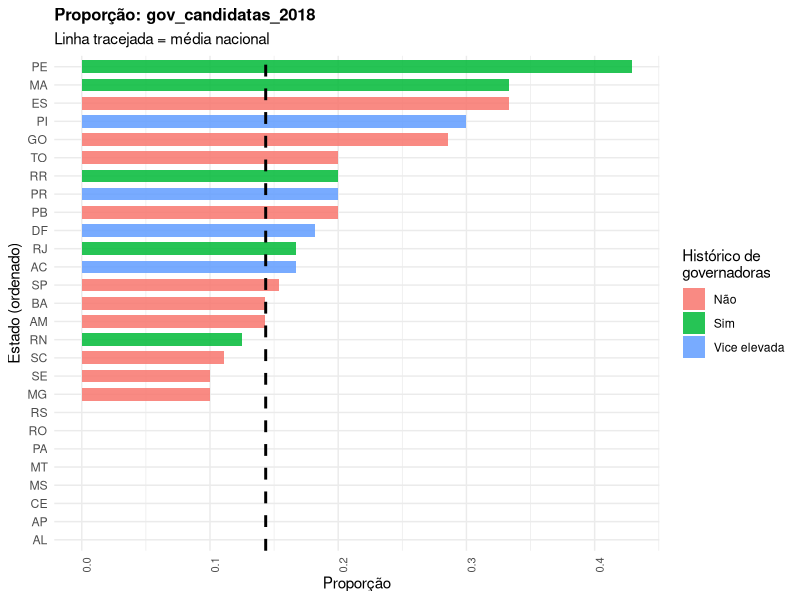
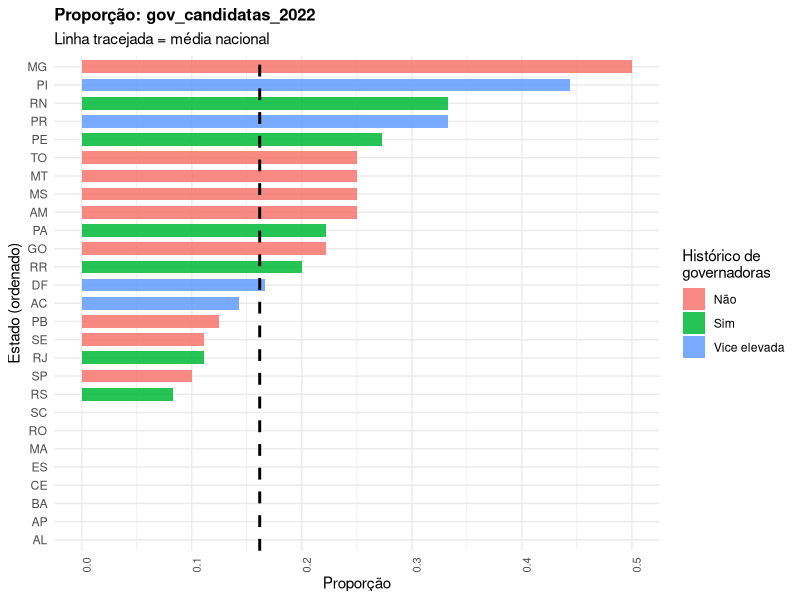
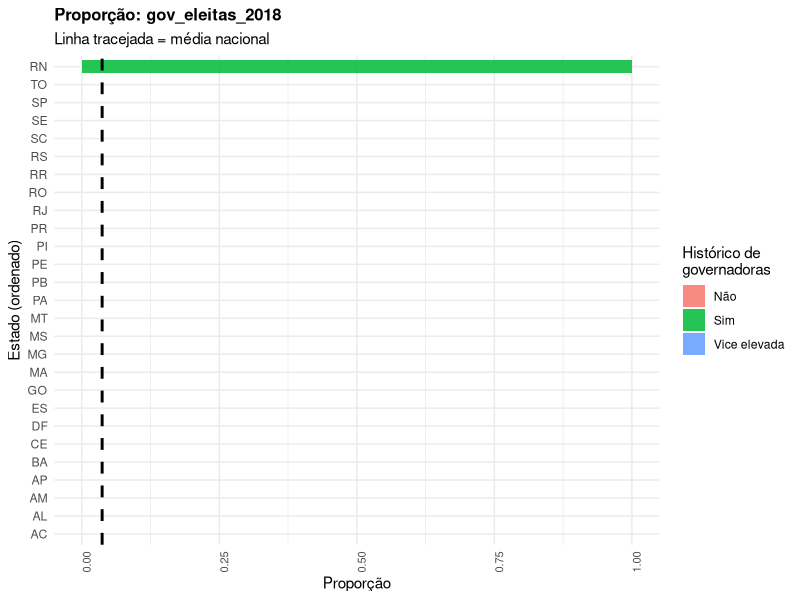
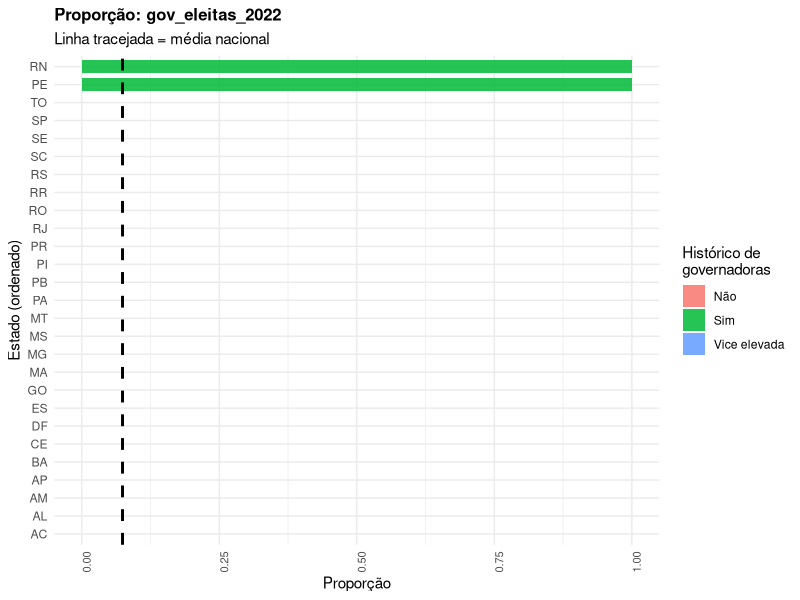
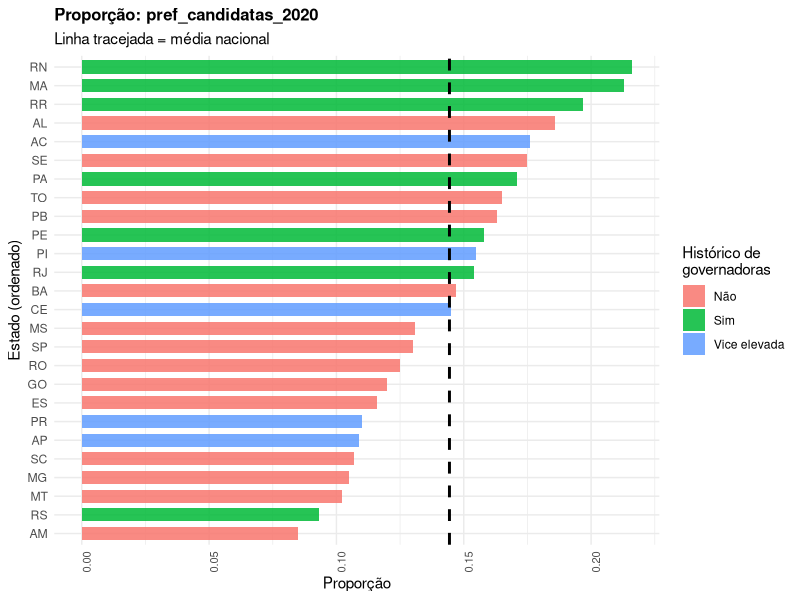
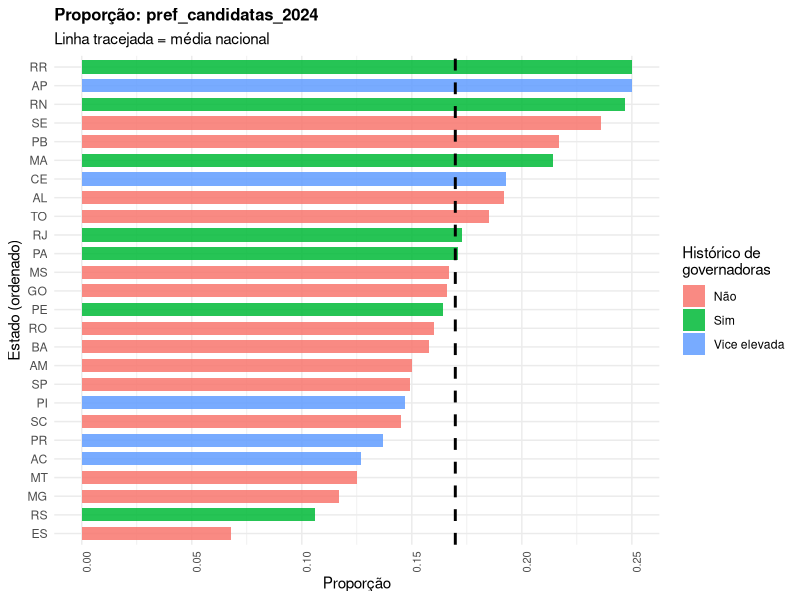
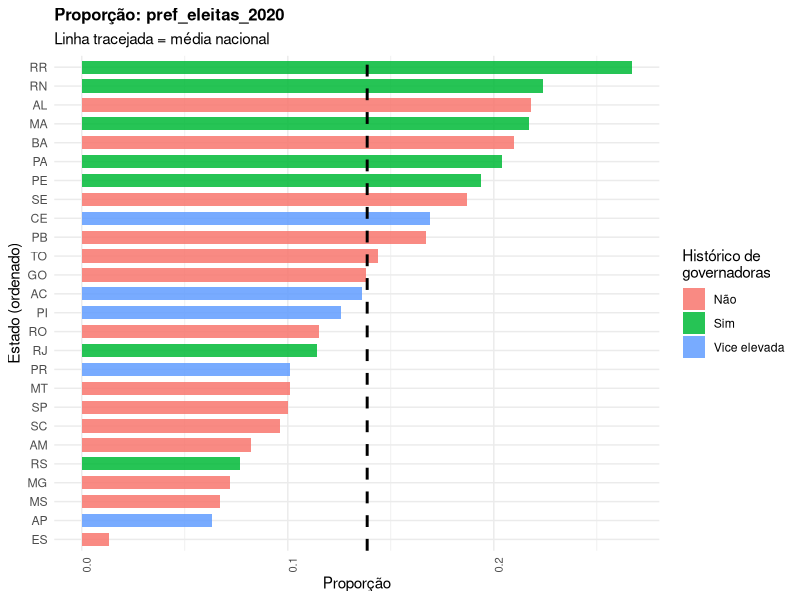
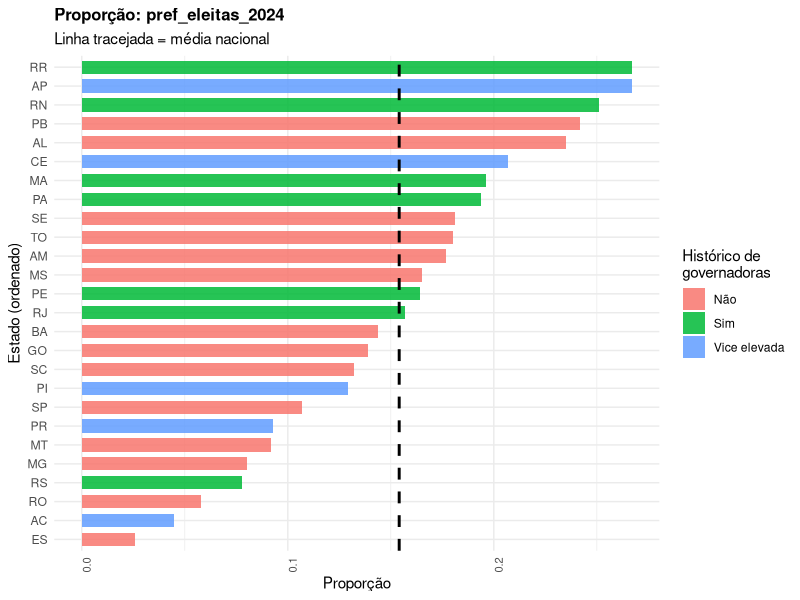

R code for these plots, in order:
## ---- chunk 1

library(tidyverse)
library(readxl)
library(knitr)
library(purrr)
library(broom)

## ---- chunk 2

# 1. CARREGAR E PREPARAR DADOS
setwd("C:/Users/julia.panisi/Downloads/Gênero e Política")

dados <- read_excel("Base de dados.xlsx", sheet = "Base de dados") %>%
  select(where(~ !all(is.na(.)))) %>%
  mutate(historico_gov = as.factor(historico_gov))

# variáveis numéricas de interesse
vars <- dados %>%
  select(starts_with("gov_"), starts_with("pref_")) %>%
  names()

vars

## ---- chunk 3

desc_vars <- map_dfr(
  vars,
  \(v){
    x <- dados[[v]]
    tibble(
      variavel = v,
      n        = sum(!is.na(x)),
      media    = mean(x, na.rm = TRUE),
      mediana  = median(x, na.rm = TRUE),
      minimo   = min(x, na.rm = TRUE),
      maximo   = max(x, na.rm = TRUE),
      dp       = sd(x, na.rm = TRUE)
    )
  }
)

desc_vars

## ---- chunk 4

# função de moda
moda <- function(x){
  x <- x[!is.na(x)]
  if(length(x) == 0) return(NA_real_)
  ux <- unique(x)
  ux[which.max(tabulate(match(x, ux)))]
}

desc_hist <- map_dfr(
  vars,
  \(v){
    dados %>%
      group_by(historico_gov) %>%
      summarise(
        variavel = v,
        n        = sum(!is.na(.data[[v]])),
        media    = mean(.data[[v]], na.rm = TRUE),
        moda     = moda(.data[[v]]),
        mediana  = median(.data[[v]], na.rm = TRUE),
        minimo   = min(.data[[v]], na.rm = TRUE),
        maximo   = max(.data[[v]], na.rm = TRUE),
        dp       = sd(.data[[v]], na.rm = TRUE),
        .groups  = "drop"
      )
  }
)

tabela_sim  <- desc_hist %>% filter(historico_gov == "Sim")
tabela_nao  <- desc_hist %>% filter(historico_gov == "Não")
tabela_vice <- desc_hist %>% filter(historico_gov == "Vice elevada")

desc_hist
tabela_sim
tabela_nao
tabela_vice

## ---- chunk 5

pega_anova <- function(var_nome, dados){
  form <- as.formula(paste(var_nome, "~ historico_gov"))
  mod  <- aov(form, data = dados)
  s    <- summary(mod)[[1]]

  tibble(
    variavel  = var_nome,
    F_value   = s[1, "F value"],
    p_value   = s[1, "Pr(>F)"],
    gl_grupos = s[1, "Df"],
    gl_res    = s[2, "Df"]
  )
}

resultados_anova <- map_dfr(vars, pega_anova, dados = dados)

resultados_tukey <- map_dfr(
  vars,
  \(v){
    form <- as.formula(paste(v, "~ historico_gov"))
    mod  <- aov(form, data = dados)
    
    tuk  <- TukeyHSD(mod)$historico_gov  # matriz da comparação do fator
    as_tibble(tuk, rownames = "comparacao") %>%
      mutate(variavel = v, .before = 1)
  }
)

resultados_tukey

## ---- chunk 6

# médias nacionais de cada variável
medias_nacionais <- dados %>%
  summarise(across(all_of(vars), ~ mean(.x, na.rm = TRUE))) %>%
  pivot_longer(everything(), names_to = "variavel", values_to = "media_nacional")

for (var in vars) {
  media_nac <- medias_nacionais %>%
    filter(variavel == var) %>%
    pull(media_nacional)
  
  dados_plot <- dados %>%
    select(sigla, historico_gov, !!sym(var)) %>%
    filter(!is.na(!!sym(var)))
  
  p <- ggplot(dados_plot,
              aes(x = reorder(sigla, !!sym(var)),
                  y = !!sym(var),
                  fill = historico_gov)) +
    geom_col(alpha = 0.85, width = 0.7) +
    geom_hline(yintercept = media_nac,
               color = "black", size = 1, linetype = "dashed") +
    labs(
      title = paste("Proporção:", var),
      x = "Estado (ordenado)",
      y = "Proporção",
      fill = "Histórico de\ngovernadoras",
      subtitle = "Linha tracejada = média nacional"
    ) +
    theme_minimal() +
    theme(
      axis.text.x = element_text(angle = 90, hjust = 1, size = 8),
      plot.title  = element_text(size = 12, face = "bold")
    ) +
    coord_flip()
  
  print(p)
  Sys.sleep(2)
}

## ---- chunk 7

for(v in vars) {
  p <- ggplot(dados, aes(y = !!sym(v))) +
    geom_boxplot(fill = "steelblue", alpha = 0.7) +
    labs(
      title  = paste("Boxplot da variável:", v),
      y      = "Proporção",
      x      = NULL
    ) +
    theme_minimal() +
    theme(
      plot.title = element_text(size = 12, face = "bold")
    )
  
  print(p)
  Sys.sleep(1.5)
}

## ---- chunk 8

desc_media <- desc_hist %>%
  select(historico_gov, variavel, media)

graf_vars <- unique(desc_media$variavel)

# um gráfico por variável
for(v in graf_vars){
  p <- desc_media %>%
    filter(variavel == v) %>%
    ggplot(aes(x = historico_gov, y = media, fill = historico_gov)) +
    geom_col(width = 0.7, alpha = 0.85) +
    labs(
      title = paste("Média de", v, "por histórico de governadoras"),
      x = "Histórico de governadoras",
      y = "Média da variável",
      fill = "Histórico"
    ) +
    theme_minimal() +
    theme(
      plot.title = element_text(size = 12, face = "bold")
    )
  
  print(p)
  Sys.sleep(1.5)
}

# gráfico único com todas as variáveis
ggplot(desc_media,
       aes(x = variavel, y = media, fill = historico_gov)) +
  geom_col(position = "dodge") +
  labs(
    title = "Média das variáveis por histórico de governadoras",
    x = "Variável",
    y = "Média",
    fill = "Histórico"
  ) +
  theme_minimal() +
  theme(axis.text.x = element_text(angle = 90, vjust = 0.5, hjust = 1))

